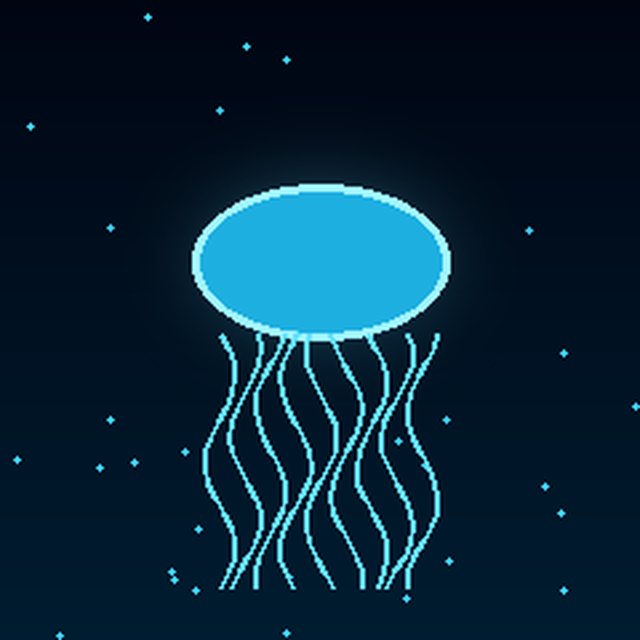
#> input picture src/assets/lcd-designs/abyssal-bloom-source-640.png, 640 x 640 px
$ python -i kraken_cam_streamer.py   (imports and definitions only)
#> lines starting #> are read from the running program, lines starting #| are printed output that depends on the picture
### nzxt_esc_profiles.py
#!/usr/bin/env python3
# SPDX-License-Identifier: GPL-3.0-or-later
"""Independent NZXT-ESC preset compatibility layer for Open Hardware Control.

This module intentionally contains no NZXT-ESC source code or bundled presets.
It only reads the documented/exported JSON data structure and converts user-
selected files into an OHC-owned local profile representation.
"""

from __future__ import annotations

import base64
import copy
import hashlib
import io
import json
import math
import re
import uuid
import zipfile
from dataclasses import dataclass
from datetime import datetime
from pathlib import Path
from typing import Any, Iterable

try:
    from PIL import Image, ImageColor, ImageDraw, ImageFont
except ImportError:  # pragma: no cover - handled by caller/UI
    Image = None
    ImageColor = None
    ImageDraw = None
    ImageFont = None

OHC_LCD_PROFILE_SCHEMA = 1
MAX_PRESET_BYTES = 8 * 1024 * 1024
MAX_LAYERS = 256
MAX_TEXT_LENGTH = 240
DEFAULT_SOURCE_RESOLUTION = (640, 640)
LCD_RESOLUTION = (240, 240)

# The current public NZXT-ESC format uses these keys. Additional aliases are
# accepted because users may import older exports; the aliases are OHC logic,
# not copied implementation code.
METRIC_DEFINITIONS: dict[str, dict[str, str]] = {
    "cpuTemp": {"label": "CPU-Temperatur", "short": "CPU", "unit": "°C", "kind": "temp"},
    "cpuLoad": {"label": "CPU-Auslastung", "short": "CPU", "unit": "%", "kind": "percent"},
    "cpuClock": {"label": "CPU-Takt", "short": "CPU", "unit": "MHz", "kind": "clock"},
    "cpuPower": {"label": "CPU-Leistung", "short": "CPU", "unit": "W", "kind": "power"},
    "liquidTemp": {"label": "Kühlmitteltemperatur", "short": "Liquid", "unit": "°C", "kind": "temp"},
    "gpuTemp": {"label": "GPU-Temperatur", "short": "GPU", "unit": "°C", "kind": "temp"},
    "gpuLoad": {"label": "GPU-Auslastung", "short": "GPU", "unit": "%", "kind": "percent"},
    "gpuClock": {"label": "GPU-Takt", "short": "GPU", "unit": "MHz", "kind": "clock"},
    "gpuPower": {"label": "GPU-Leistung", "short": "GPU", "unit": "W", "kind": "power"},
    "ramLoad": {"label": "RAM-Auslastung", "short": "RAM", "unit": "%", "kind": "percent"},
    "ramUsed": {"label": "RAM verwendet", "short": "RAM", "unit": "GB", "kind": "memory"},
    "ramTotal": {"label": "RAM gesamt", "short": "RAM", "unit": "GB", "kind": "memory"},
    "fanRpm": {"label": "Lüfterdrehzahl", "short": "FAN", "unit": "RPM", "kind": "rpm"},
    "pumpRpm": {"label": "Pumpendrehzahl", "short": "PUMP", "unit": "RPM", "kind": "rpm"},
}

_METRIC_ALIASES = {
    "cpu_temp": "cpuTemp", "cputemp": "cpuTemp", "cpu-temperature": "cpuTemp",
    "cpu_load": "cpuLoad", "cpuload": "cpuLoad", "cpu_usage": "cpuLoad", "cpuusage": "cpuLoad",
    "cpu_clock": "cpuClock", "cpuclock": "cpuClock", "cpu_frequency": "cpuClock",
    "cpu_power": "cpuPower", "cpupower": "cpuPower",
    "liquid_temp": "liquidTemp", "liquidtemp": "liquidTemp", "coolant_temp": "liquidTemp", "watertemp": "liquidTemp",
    "gpu_temp": "gpuTemp", "gputemp": "gpuTemp", "gpu-temperature": "gpuTemp",
    "gpu_load": "gpuLoad", "gpuload": "gpuLoad", "gpu_usage": "gpuLoad", "gpuusage": "gpuLoad",
    "gpu_clock": "gpuClock", "gpuclock": "gpuClock", "gpu_frequency": "gpuClock",
    "gpu_power": "gpuPower", "gpupower": "gpuPower",
    "ram_load": "ramLoad", "ram_usage": "ramLoad", "memory_load": "ramLoad", "memory_usage": "ramLoad", "ramusage": "ramLoad",
    "ram_used": "ramUsed", "memory_used": "ramUsed",
    "ram_total": "ramTotal", "memory_total": "ramTotal",
    "fan_rpm": "fanRpm", "fanrpm": "fanRpm",
    "pump_rpm": "pumpRpm", "pumprpm": "pumpRpm",
}
for _key in tuple(METRIC_DEFINITIONS):
    _METRIC_ALIASES[_key.casefold()] = _key
#> further down, picture is the input picture: PIL image 640x640 RGB; mean R, G, B 7.7, 37.1, 55.6


@dataclass(frozen=True)
class ImportIssue:
    status: str  # direct | approximate | unsupported | blocked | warning
    item: str
    detail: str

    def as_dict(self) -> dict[str, str]:
        return {"status": self.status, "item": self.item, "detail": self.detail}


@dataclass
class ImportResult:
    profile: dict[str, Any]
    issues: list[ImportIssue]

    # [16 lines left out: functions counts, canonical_metric, not called in this run]


def metric_choices() -> list[tuple[str, str]]:
    return [(key, spec["label"]) for key, spec in METRIC_DEFINITIONS.items()]


# [8 lines left out: function _number, not called in this run]


def _int(value: object, default: int, low: int, high: int) -> int:
    return int(round(_number(value, float(default), float(low), float(high))))


def _bool(value: object, default: bool = False) -> bool:
    return value if isinstance(value, bool) else default


def _text(value: object, default: str = "", limit: int = MAX_TEXT_LENGTH) -> str:
    value = str(value if value is not None else default).replace("\x00", "")
    return value[:limit]


# [49 lines left out: functions normalize_color, _parse_resolution, not called in this run]


def _is_remote_url(value: str) -> bool:
    lowered = value.strip().casefold()
    return lowered.startswith(("http://", "https://", "ftp://", "file://", "data:"))


def _safe_layer_id(value: object, index: int) -> str:
    raw = re.sub(r"[^A-Za-z0-9_.:-]", "_", _text(value, "", 96)).strip("._")
    return raw or f"layer-{index + 1}"


# [772 lines left out: functions _metric_from_data, _safe_data_image_uri, _image_from_data_uri, _current_position, import_nzxt_esc_payload, import_nzxt_esc_file and 11 more, not called in this run]


class LcdProfileStore:
    """Persistent local OHC LCD profile library with non-destructive imports."""

    # [111 lines left out: functions __init__, load, save, write_preview, export_profile, import_ohc_profile and 2 more, not called in this run]

# Optional Qt dialogs live here so the core importer stays usable in tests and
# command-line validation without depending on a running QApplication.
try:  # pragma: no cover - exercised by GUI/static tests
    from PySide6.QtCore import Qt
    from PySide6.QtGui import QPixmap
    from PySide6.QtWidgets import (
        QAbstractItemView,
        QCheckBox,
        QComboBox,
        QDialog,
        QDialogButtonBox,
        QFormLayout,
        QGridLayout,
        QGroupBox,
        QHBoxLayout,
        QLabel,
        QLineEdit,
        QPushButton,
        QSpinBox,
        QTableWidget,
        QTableWidgetItem,
        QTreeWidget,
        QTreeWidgetItem,
        QVBoxLayout,
        QWidget,
    )
except ImportError:  # pragma: no cover
    QDialog = object  # type: ignore[misc,assignment]


_STATUS_LABELS = {
    "direct": "Unterstützt",
    "approximate": "Angenähert",
    "unsupported": "Nicht unterstützt",
    "blocked": "Blockiert",
    "warning": "Hinweis",
}


# [15 lines left out: function layer_summary, not called in this run]


class NzxtEscImportPreviewDialog(QDialog):
    """Mandatory preview/report gate before an imported profile is stored."""

    # [63 lines left out: function __init__, not called in this run]


class LcdProfileEditorDialog(QDialog):
    """Reduced editor for safe post-import changes to an OHC-local profile."""

    # [206 lines left out: functions __init__, _populate_tree, _layer, _selection_changed, _commit_current, _accept_changes, not called in this run]

    def profile(self) -> dict[str, Any]:
        return copy.deepcopy(self.working)

### src/kraken_cam_streamer.py
#!/usr/bin/env python3
# SPDX-License-Identifier: GPL-3.0-or-later
# Copyright (C) 2026 Frelidon contributors
"""CAM-nearer firmware-2.x LCD streamer for NZXT Kraken 2023 Standard.

This helper intentionally replaces the 2.9.14 25.6/30/32-Hz experiment.
It normally keeps one liquidctl device connection open and owns the exact
firmware-2.x frame transaction itself:

  36 01 ... -> ACK -> 20-byte bulk header -> 115200-byte RGB565 frame -> 36 02 -> ACK

That sequence matches the liquidctl 1.16 firmware-2.x implementation and the
captured NZXT CAM traffic used during Kraken Control development.  Version
2.9.16 additionally clears stale HID reports and explicitly matches 37 01/37 02
responses, because unsolicited 75 02 status reports can otherwise be mistaken
for acknowledgements by liquidctl 1.16's private _write_then_read helper.
Version 2.9.19/2.9.20 keeps the captured 26.667-Hz CAM cadence but advances the
prepared LCD cache strictly one phase at a time.  A full USB time window can no
longer select a later wall-clock phase.  Isolated overruns are paid back only
when real transfer headroom exists and in steps no larger than 0.25 ms.  A
known-stable 25.6-Hz wall-clock fallback is retained.  There are no catch-up
bursts and frame transfers are never overlapped.

Version 2.9.23 can render generated hardware dashboards from a validated JSON
description.  CPU/GPU integer changes are read through Linux hwmon, rendered
in an isolated spawn process and swapped only as a complete RGB565 phase cache.
Liquid temperature remains the last value read before exclusive streaming, so
the proven no-parallel-Kraken-access rule is preserved.

Open Hardware Control 3.0.1 adds a PAUSE/RESUME ownership handoff for manual
cooling writes.  PAUSE completes the current frame and closes HID/Bulk before
the GUI is notified.  The prepared RGB565 cache stays alive; RESUME reconnects,
primes the last phase and continues without introducing a concurrent writer.

For motion smoothing, 2.9.15 no longer uses a plain Image.blend crossfade as
its primary interpolation.  It estimates a small global translation between
adjacent frames on a downscaled grayscale image and motion-compensates the
pair before blending.  This is deliberately conservative: if no convincing
motion vector is found it falls back to a normal blend.
"""

from __future__ import annotations

import argparse
import bisect
import concurrent.futures
import contextlib
import importlib.metadata
import json
import math
import multiprocessing
import select
import sys
import tempfile
import time
from collections import deque
from dataclasses import dataclass
from datetime import datetime, timedelta
from pathlib import Path

from PIL import Image, ImageChops, ImageSequence, ImageStat

from kraken_lcd_designs import (
    DEFAULT_LABEL_COLOR,
    DEFAULT_VALUE_COLOR,
    DESIGNS,
    compose_hardware_layer,
    normalize_hex_color,
    overlay_clock_on_frame,
    render_hardware_frame,
)
from kraken_sensors import SystemMetricSampler, read_amd_cpu_temperature, read_amd_gpu_temperature
from nzxt_esc_profiles import render_profile as render_imported_profile

KRAKEN_DESCRIPTION = "NZXT Kraken 2023"
KRAKEN_PRODUCT_ID = 0x300E
LCD_SIZE = (240, 240)
RGB565_FRAME_BYTES = LCD_SIZE[0] * LCD_SIZE[1] * 2
MAX_STREAM_FPS = 27
DEFAULT_ADAPTIVE_FPS_CAP = 25
CAM_TRANSPORT_FPS = 80.0 / 3.0  # 26.666... Hz, near the captured CAM cadence
SAFE_TRANSPORT_FPS = 25.6
TRANSPORT_MODES = {
    "cam": CAM_TRANSPORT_FPS,
    "safe": SAFE_TRANSPORT_FPS,
}
# CAM starts the next frame a median 0.113 ms after the previous 37 02 ACK
# (0.070 ms minimum in the supplied capture).  This tiny guard keeps the same
# confirmed ACK safety gap and still leaves a stop-command polling window.
CAM_ACK_GUARD_S = 0.0001
SAFE_DISPLAY_GUARD_S = 0.0002
MAX_PHASE_CORRECTION_STEP_S = 0.00025
MAX_PHASE_DEBT_S = 0.002
MAX_PRECACHE_BYTES = 128 * 1024 * 1024
MIN_SOURCE_FRAME_MS = 20
METRIC_WINDOW = 192
ADAPT_PERCENTILE = 0.90
MOTION_SEARCH_RADIUS = 7
MOTION_ANALYSIS_SIZE = (60, 60)
MOTION_MIN_IMPROVEMENT = 0.035
HID_RESPONSE_READ_ATTEMPTS = 12
HARDWARE_SENSOR_INTERVAL_S = 2.0
HARDWARE_LOOP_DURATION_S = 1.0


@dataclass(frozen=True)
class SourceFrame:
    image: Image.Image
    duration_s: float


@dataclass(frozen=True)
class MotionPair:
    dx: float
    dy: float
    confidence: float


@dataclass(frozen=True)
class PreparedFrame:
    data: bytes
    duration_s: float


@dataclass(frozen=True)
class ImportedProfileSpec:
    profile: dict[str, object]
    metrics: dict[str, float | None]
    temperature_unit: str = "c"
    content_fps: int = 12

    # [7 lines left out: function with_metrics, not called in this run]


@dataclass(frozen=True)
class HardwareSpec:
    design_id: str
    accent_hex: str
    liquid: float | None
    cpu: float | None
    gpu: float | None
    language: str
    font_scale_percent: int
    content_fps: int
    label_color_hex: str = DEFAULT_LABEL_COLOR
    value_color_hex: str = DEFAULT_VALUE_COLOR
    label_scale_percent: int = 125
    value_scale_percent: int = 125
    temperature_unit: str = "c"
    layer_background_path: str | None = None
    layer_overlay_animated: bool = True
    layer_opacity_percent: int = 82
    layer_scale_percent: int = 88
    layer_x_percent: int = 50
    layer_y_percent: int = 50
    layer_clock_enabled: bool = False
    layer_clock_use_24h: bool = True
    layer_clock_show_date: bool = True
    layer_clock_font_size: int = 64
    layer_clock_text_color_hex: str = "#ffffff"
    layer_clock_background_color_hex: str = "#10141c"

    # [28 lines left out: function with_temperatures, not called in this run]


def emit(event: str, **payload: object) -> None:
    print(json.dumps({"event": event, **payload}, ensure_ascii=False), flush=True)


# [14 lines left out: function rgb565_bytes, not called in this run]


def _fit_square(frame: Image.Image, scale_percent: int = 100) -> Image.Image:
#> called with scale_percent = 100
    rgba = frame.convert("RGBA")
    width, height = rgba.size
#> width = 640; height = 640
    side = min(width, height)
#> side = 640
    left = (width - side) // 2
#> left = 0
    top = (height - side) // 2
#> top = 0
    rgba = rgba.crop((left, top, left + side, top + side))
    scale_percent = max(60, min(160, int(scale_percent)))
    target = max(1, int(round(LCD_SIZE[0] * scale_percent / 100.0)))
    resized = rgba.resize((target, target), Image.Resampling.LANCZOS)
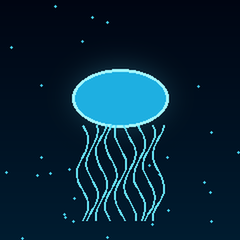
#> resized: PIL image 240x240 RGBA; mean R, G, B, A 7.7, 37.1, 55.6, 255
    canvas = Image.new("RGBA", LCD_SIZE, (0, 0, 0, 255))
    x = (LCD_SIZE[0] - target) // 2
    y = (LCD_SIZE[1] - target) // 2
    canvas.alpha_composite(resized, (x, y))
    return canvas.convert("RGB")


# [96 lines left out: functions _load_source_frames, _starts, _motion_score, loop_transition_diagnostics, estimate_global_motion, not called in this run]


def _shift_wrap(image: Image.Image, dx: float, dy: float) -> Image.Image:
    # Integer pixel motion is enough at 240x240 and avoids a costly affine filter.
    return ImageChops.offset(image, int(round(dx)), int(round(dy)))


# [468 lines left out: functions motion_interpolate, sample_timeline, requested_transport_fps, _logical_content_frames, prepare_gif, load_hardware_spec and 8 more, not called in this run]


def displayed_temperature(value: float | None) -> int | None:
    return None if value is None else round(value)


# [107 lines left out: functions prepared_frame_index, logical_content_index, percentile, next_transfer_start, next_phase_locked_start, upload_histogram_bucket and 3 more, not called in this run]


def stop_requested(timeout_s: float) -> bool:
    """Compatibility wrapper retained for timing/unit tests."""
    return read_control_command(timeout_s) == "STOP"


class CamRawTransport:
    """Own the exact FW2 transaction instead of calling the high-level screen path."""
    START = [0x36, 0x01, 0x00, 0x01, 0x06]
    END = [0x36, 0x02]
    HEADER_PREFIX = [0x12, 0xFA, 0x01, 0xE8, 0xAB, 0xCD, 0xEF, 0x98, 0x76, 0x54, 0x32, 0x10]

    # [41 lines left out: functions __init__, _command_with_matching_reply, send, not called in this run]


def transport_policy_name(mode: str) -> str:
    return "cam-raw-26.667hz-phase-locked" if mode == "cam" else "cam-raw-safe-25.6hz-phase-locked"


# [432 lines left out: functions run_stream, parse_args, main, not called in this run]


# [2 lines not run here, left out]

>>> from PIL import Image
>>> picture = Image.open('assets/lcd-designs/abyssal-bloom-source-640.png')
>>> result = _fit_square(picture)

$ run again, on src/assets/lcd-designs/neon-rain-source-640.png
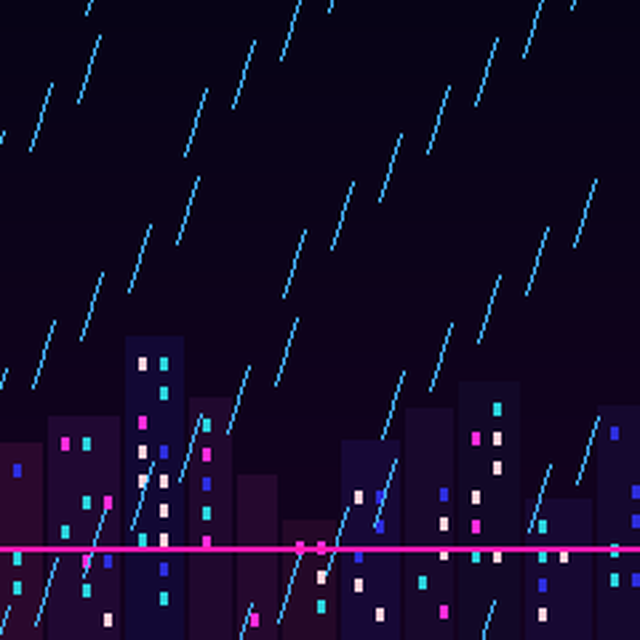
#> input picture src/assets/lcd-designs/neon-rain-source-640.png, 640 x 640 px
#> picture is the input picture: PIL image 640x640 RGB; mean R, G, B 20.5, 9.9, 39.4
#> in _fit_square, `resized = rgba.resize((target, target), Image.Resampling.LANCZOS)`:
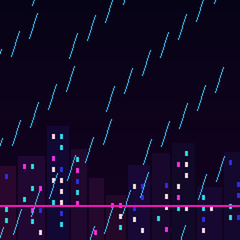
#> resized: PIL image 240x240 RGBA; mean R, G, B, A 20.5, 9.9, 39.4, 255
